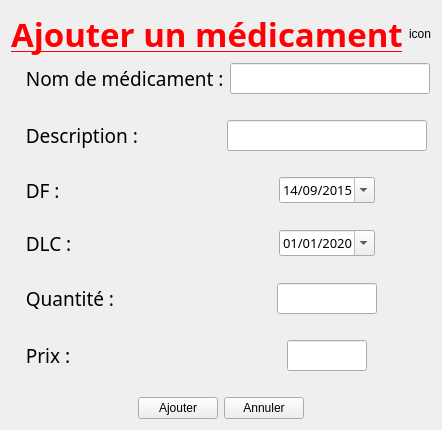
        <widget class="QWidget" name="ajout_medicament">
         <layout class="QGridLayout" name="gridLayout_5">
          <item row="0" column="0">
           <layout class="QVBoxLayout" name="verticalLayout_34">
            <item>
             <layout class="QHBoxLayout" name="horizontalLayout_35">
              <item alignment="Qt::AlignHCenter">
               <widget class="QLabel" name="label_21">
                <property name="minimumSize">
                 <size>
                  <width>0</width>
                  <height>33</height>
                 </size>
                </property>
                <property name="font">
                 <font>
                  <family>Quicksand SemiBold</family>
                  <pointsize>25</pointsize>
                  <weight>75</weight>
                  <bold>true</bold>
                  <underline>true</underline>
                 </font>
                </property>
                <property name="styleSheet">
                 <string notr="true">color :rgb(255, 0, 4)</string>
                </property>
                <property name="text">
                 <string>Ajouter un médicament</string>
                </property>
               </widget>
              </item>
              <item alignment="Qt::AlignRight">
               <widget class="QLabel" name="icon_med">
                <property name="text">
                 <string>icon</string>
                </property>
               </widget>
              </item>
             </layout>
            </item>
            <item>
             <layout class="QHBoxLayout" name="horizontalLayout_36">
              <item>
               <widget class="QLabel" name="label_28">
                <property name="font">
                 <font>
                  <family>Quicksand SemiBold</family>
                  <pointsize>14</pointsize>
                 </font>
                </property>
                <property name="text">
                 <string>   Nom de médicament :</string>
                </property>
               </widget>
              </item>
              <item alignment="Qt::AlignHCenter">
               <widget class="QLineEdit" name="nom_med">
                <property name="minimumSize">
                 <size>
                  <width>200</width>
                  <height>0</height>
                 </size>
                </property>
                <property name="font">
                 <font>
                  <family>Quicksand SemiBold</family>
                  <pointsize>12</pointsize>
                 </font>
                </property>
               </widget>
              </item>
             </layout>
            </item>
            <item>
             <spacer name="horizontalSpacer_45">
              <property name="orientation">
               <enum>Qt::Horizontal</enum>
              </property>
              <property name="sizeHint" stdset="0">
               <size>
                <width>40</width>
                <height>20</height>
               </size>
              </property>
             </spacer>
            </item>
            <item>
             <layout class="QHBoxLayout" name="horizontalLayout_37">
              <item>
               <widget class="QLabel" name="label_29">
                <property name="font">
                 <font>
                  <family>Quicksand SemiBold</family>
                  <pointsize>14</pointsize>
                 </font>
                </property>
                <property name="text">
                 <string>   Description : </string>
                </property>
               </widget>
              </item>
              <item alignment="Qt::AlignHCenter">
               <widget class="QLineEdit" name="description">
                <property name="minimumSize">
                 <size>
                  <width>200</width>
                  <height>0</height>
                 </size>
                </property>
                <property name="font">
                 <font>
                  <family>Quicksand SemiBold</family>
                  <pointsize>12</pointsize>
                 </font>
                </property>
               </widget>
              </item>
             </layout>
            </item>
            <item>
             <spacer name="horizontalSpacer_46">
              <property name="orientation">
               <enum>Qt::Horizontal</enum>
              </property>
              <property name="sizeHint" stdset="0">
               <size>
                <width>40</width>
                <height>20</height>
               </size>
              </property>
             </spacer>
            </item>
            <item>
             <layout class="QHBoxLayout" name="horizontalLayout_38">
              <item>
               <widget class="QLabel" name="label_30">
                <property name="font">
                 <font>
                  <family>Quicksand SemiBold</family>
                  <pointsize>14</pointsize>
                 </font>
                </property>
                <property name="text">
                 <string>   DF :</string>
                </property>
               </widget>
              </item>
              <item alignment="Qt::AlignHCenter">
               <widget class="QDateEdit" name="dateEdit_DF">
                <property name="font">
                 <font>
                  <family>Quicksand SemiBold</family>
                  <pointsize>10</pointsize>
                 </font>
                </property>
                <property name="styleSheet">
                 <string notr="true">  QCalendarWidget QAbstractItemView:enabled 
  {
  	font-size:10px;  
  	color: rgb(180, 180, 180);  
  	background-color: #00446c;  
  	selection-background-color:rgb(217, 217, 217); 
  	selection-color:rgb(0, 0, 0); 
  }</string>
                </property>
                <property name="maximumDate">
                 <date>
                  <year>2020</year>
                  <month>11</month>
                  <day>11</day>
                 </date>
                </property>
                <property name="minimumDate">
                 <date>
                  <year>2015</year>
                  <month>9</month>
                  <day>14</day>
                 </date>
                </property>
                <property name="displayFormat">
                 <string>dd/MM/yyyy</string>
                </property>
                <property name="calendarPopup">
                 <bool>true</bool>
                </property>
               </widget>
              </item>
             </layout>
            </item>
            <item>
             <spacer name="horizontalSpacer_47">
              <property name="orientation">
               <enum>Qt::Horizontal</enum>
              </property>
              <property name="sizeHint" stdset="0">
               <size>
                <width>40</width>
                <height>20</height>
               </size>
              </property>
             </spacer>
            </item>
            <item>
             <layout class="QHBoxLayout" name="horizontalLayout_39">
              <item>
               <widget class="QLabel" name="label_31">
                <property name="font">
                 <font>
                  <family>Quicksand SemiBold</family>
                  <pointsize>14</pointsize>
                 </font>
                </property>
                <property name="text">
                 <string>   DLC :</string>
                </property>
               </widget>
              </item>
              <item alignment="Qt::AlignHCenter">
               <widget class="QDateEdit" name="dateEdit_DLC">
                <property name="font">
                 <font>
                  <family>Quicksand SemiBold</family>
                  <pointsize>10</pointsize>
                 </font>
                </property>
                <property name="styleSheet">
                 <string notr="true">  QCalendarWidget QAbstractItemView:enabled 
  {
  	font-size:10px;  
  	color: rgb(180, 180, 180);  
  	background-color: #00446c;  
  	selection-background-color:rgb(217, 217, 217); 
  	selection-color:rgb(0, 0, 0); 
  }</string>
                </property>
                <property name="maximumDate">
                 <date>
                  <year>2040</year>
                  <month>12</month>
                  <day>31</day>
                 </date>
                </property>
                <property name="minimumDate">
                 <date>
                  <year>2020</year>
                  <month>1</month>
                  <day>1</day>
                 </date>
                </property>
                <property name="displayFormat">
                 <string>dd/MM/yyyy</string>
                </property>
                <property name="calendarPopup">
                 <bool>true</bool>
                </property>
               </widget>
              </item>
             </layout>
            </item>
            <item>
             <spacer name="horizontalSpacer_48">
              <property name="orientation">
               <enum>Qt::Horizontal</enum>
              </property>
              <property name="sizeHint" stdset="0">
               <size>
                <width>40</width>
                <height>20</height>
               </size>
              </property>
             </spacer>
            </item>
            <item>
             <layout class="QHBoxLayout" name="horizontalLayout_40">
              <item>
               <widget class="QLabel" name="label_32">
                <property name="font">
                 <font>
                  <family>Quicksand SemiBold</family>
                  <pointsize>14</pointsize>
                 </font>
                </property>
                <property name="text">
                 <string>   Quantité :</string>
                </property>
               </widget>
              </item>
              <item alignment="Qt::AlignHCenter">
               <widget class="QLineEdit" name="quantite">
                <property name="minimumSize">
                 <size>
                  <width>100</width>
                  <height>0</height>
                 </size>
                </property>
                <property name="maximumSize">
                 <size>
                  <width>80</width>
                  <height>16777215</height>
                 </size>
                </property>
                <property name="font">
                 <font>
                  <family>Quicksand SemiBold</family>
                  <pointsize>12</pointsize>
                 </font>
                </property>
               </widget>
              </item>
             </layout>
            </item>
            <item>
             <spacer name="horizontalSpacer_49">
              <property name="orientation">
               <enum>Qt::Horizontal</enum>
              </property>
              <property name="sizeHint" stdset="0">
               <size>
                <width>40</width>
                <height>20</height>
               </size>
              </property>
             </spacer>
            </item>
            <item>
             <layout class="QHBoxLayout" name="horizontalLayout_41">
              <item>
               <widget class="QLabel" name="label_33">
                <property name="font">
                 <font>
                  <family>Quicksand SemiBold</family>
                  <pointsize>14</pointsize>
                 </font>
                </property>
                <property name="text">
                 <string>   Prix :</string>
                </property>
               </widget>
              </item>
              <item alignment="Qt::AlignHCenter">
               <widget class="QLineEdit" name="prix">
                <property name="maximumSize">
                 <size>
                  <width>80</width>
                  <height>16777215</height>
                 </size>
                </property>
                <property name="sizeIncrement">
                 <size>
                  <width>0</width>
                  <height>25</height>
                 </size>
                </property>
                <property name="font">
                 <font>
                  <family>Quicksand SemiBold</family>
                  <pointsize>12</pointsize>
                 </font>
                </property>
               </widget>
              </item>
             </layout>
            </item>
            <item>
             <spacer name="horizontalSpacer_32">
              <property name="orientation">
               <enum>Qt::Horizontal</enum>
              </property>
              <property name="sizeHint" stdset="0">
               <size>
                <width>40</width>
                <height>20</height>
               </size>
              </property>
             </spacer>
            </item>
            <item>
             <layout class="QHBoxLayout" name="horizontalLayout_42">
              <item>
               <spacer name="horizontalSpacer_33">
                <property name="orientation">
                 <enum>Qt::Horizontal</enum>
                </property>
                <property name="sizeHint" stdset="0">
                 <size>
                  <width>40</width>
                  <height>20</height>
                 </size>
                </property>
               </spacer>
              </item>
              <item alignment="Qt::AlignBottom">
               <widget class="QPushButton" name="pushButton_ajouter">
                <property name="cursor">
                 <cursorShape>PointingHandCursor</cursorShape>
                </property>
                <property name="text">
                 <string>Ajouter</string>
                </property>
               </widget>
              </item>
              <item alignment="Qt::AlignBottom">
               <widget class="QPushButton" name="pushButton_annuler_2">
                <property name="cursor">
                 <cursorShape>PointingHandCursor</cursorShape>
                </property>
                <property name="text">
                 <string>Annuler</string>
                </property>
               </widget>
              </item>
              <item>
               <spacer name="horizontalSpacer_34">
                <property name="orientation">
                 <enum>Qt::Horizontal</enum>
                </property>
                <property name="sizeHint" stdset="0">
                 <size>
                  <width>40</width>
                  <height>20</height>
                 </size>
                </property>
               </spacer>
              </item>
             </layout>
            </item>
           </layout>
          </item>
         </layout>
        </widget>
